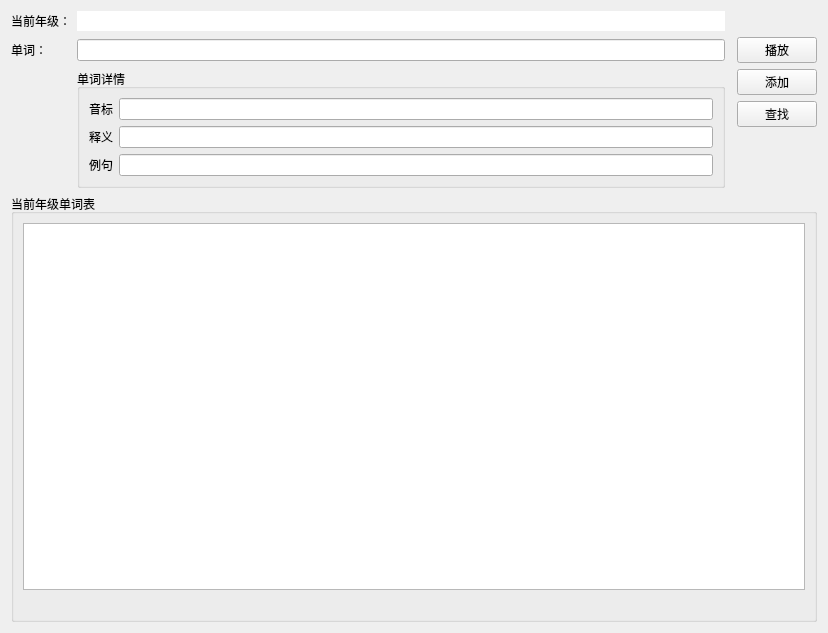
<?xml version="1.0" encoding="UTF-8"?>
<ui version="4.0">
 <class>WordBookTab</class>
 <widget class="QWidget" name="WordBookTab">
  <property name="geometry">
   <rect>
    <x>0</x>
    <y>0</y>
    <width>828</width>
    <height>633</height>
   </rect>
  </property>
  <layout class="QGridLayout" name="gridLayout">
   <item row="0" column="0">
    <widget class="QLabel" name="labelGrade">
     <property name="text">
      <string>当前年级：</string>
     </property>
    </widget>
   </item>
   <item row="0" column="1">
    <widget class="QLineEdit" name="lineEditGrade">
     <property name="frame">
      <bool>false</bool>
     </property>
     <property name="readOnly">
      <bool>true</bool>
     </property>
    </widget>
   </item>
   <item row="1" column="1">
    <widget class="QLineEdit" name="editWord"/>
   </item>
   <item row="2" column="3">
    <widget class="QPushButton" name="btnAddWord">
     <property name="text">
      <string>添加</string>
     </property>
    </widget>
   </item>
   <item row="1" column="3">
    <widget class="QPushButton" name="btnplayer">
     <property name="text">
      <string>播放</string>
     </property>
    </widget>
   </item>
   <item row="1" column="0">
    <widget class="QLabel" name="labelWord">
     <property name="text">
      <string>单词：</string>
     </property>
    </widget>
   </item>
   <item row="13" column="0" colspan="4">
    <widget class="QGroupBox" name="groupTable">
     <property name="title">
      <string>当前年级单词表</string>
     </property>
     <layout class="QGridLayout" name="gridLayout_3">
      <item row="0" column="0" colspan="2">
       <widget class="QTableView" name="tableView"/>
      </item>
      <item row="1" column="0">
       <widget class="QLabel" name="statusLabel">
        <property name="text">
         <string/>
        </property>
       </widget>
      </item>
     </layout>
    </widget>
   </item>
   <item row="2" column="1" rowspan="3">
    <widget class="QGroupBox" name="groupBox">
     <property name="title">
      <string>单词详情</string>
     </property>
     <layout class="QGridLayout" name="gridLayout_2">
      <item row="1" column="1">
       <widget class="QLineEdit" name="editDef">
        <property name="readOnly">
         <bool>true</bool>
        </property>
       </widget>
      </item>
      <item row="0" column="1">
       <widget class="QLineEdit" name="editPhonetic">
        <property name="readOnly">
         <bool>true</bool>
        </property>
       </widget>
      </item>
      <item row="1" column="0">
       <widget class="QLabel" name="labelDef">
        <property name="text">
         <string>释义</string>
        </property>
       </widget>
      </item>
      <item row="0" column="0">
       <widget class="QLabel" name="labelPhonetic">
        <property name="text">
         <string>音标</string>
        </property>
       </widget>
      </item>
      <item row="2" column="1">
       <widget class="QLineEdit" name="editExample">
        <property name="readOnly">
         <bool>true</bool>
        </property>
       </widget>
      </item>
      <item row="2" column="0">
       <widget class="QLabel" name="labelExample">
        <property name="text">
         <string>例句</string>
        </property>
       </widget>
      </item>
     </layout>
    </widget>
   </item>
   <item row="3" column="3">
    <widget class="QPushButton" name="btnSearch">
     <property name="text">
      <string>查找</string>
     </property>
    </widget>
   </item>
  </layout>
 </widget>
 <resources/>
 <connections/>
</ui>
